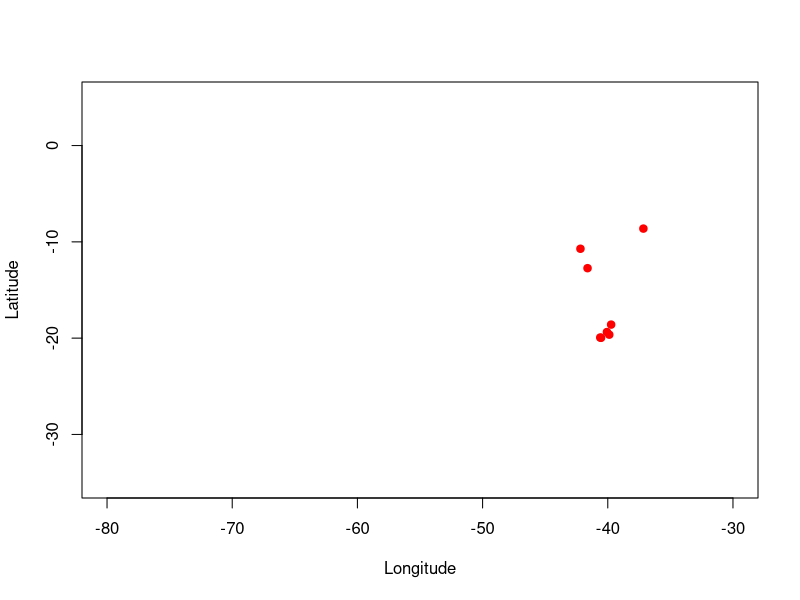

Source code (R): (Note: this script raises an error after producing the figure.)
#-------- BANCO DE DADOS DA ESPÉCIE LONCHOPHYLLA MORDAX OBTIDOS NO GBIF
#                    (12 REGISTROS, sem filtragem)

library(tidyverse)

# Variável que representa o banco de dados da espécie L. mordax obtidos do GBIF
L_mordax2 <- read_delim('Lonchophylla_mordax/GBIF/occurrence.txt', delim='\t')
L_mordax2 <- as_tibble(L_mordax2)


#--------

# Remoção de observações com a mesma referência geográfica de latitude e 
# longitude, permanecendo apenas uma

L_mordax2 <- L_mordax2 %>%
    distinct(decimalLatitude, decimalLongitude, .keep_all = TRUE)


# Criando o arquivo CSV limpo (6 ocorrências)
arquivo2 <- L_mordax2 %>%
    select(gbifID, scientificName, catalogNumber, modified, countryCode, 
           stateProvince,municipality, locality, decimalLatitude, 
           decimalLongitude)

write_csv(arquivo2, 'L_mordax_GBIF_limpo.csv')

#--------

view(arquivo2)
view(L_mordax2)

#---------
# PLOT DAS OCORRENCIAS

plot (arquivo2$decimalLongitude, arquivo2$decimalLatitude,
      xlim=c(-80,-30),ylim=c(-35,5), col='red',pch=19,
      xlab='Longitude',ylab='Latitude' )
map(add=T)
